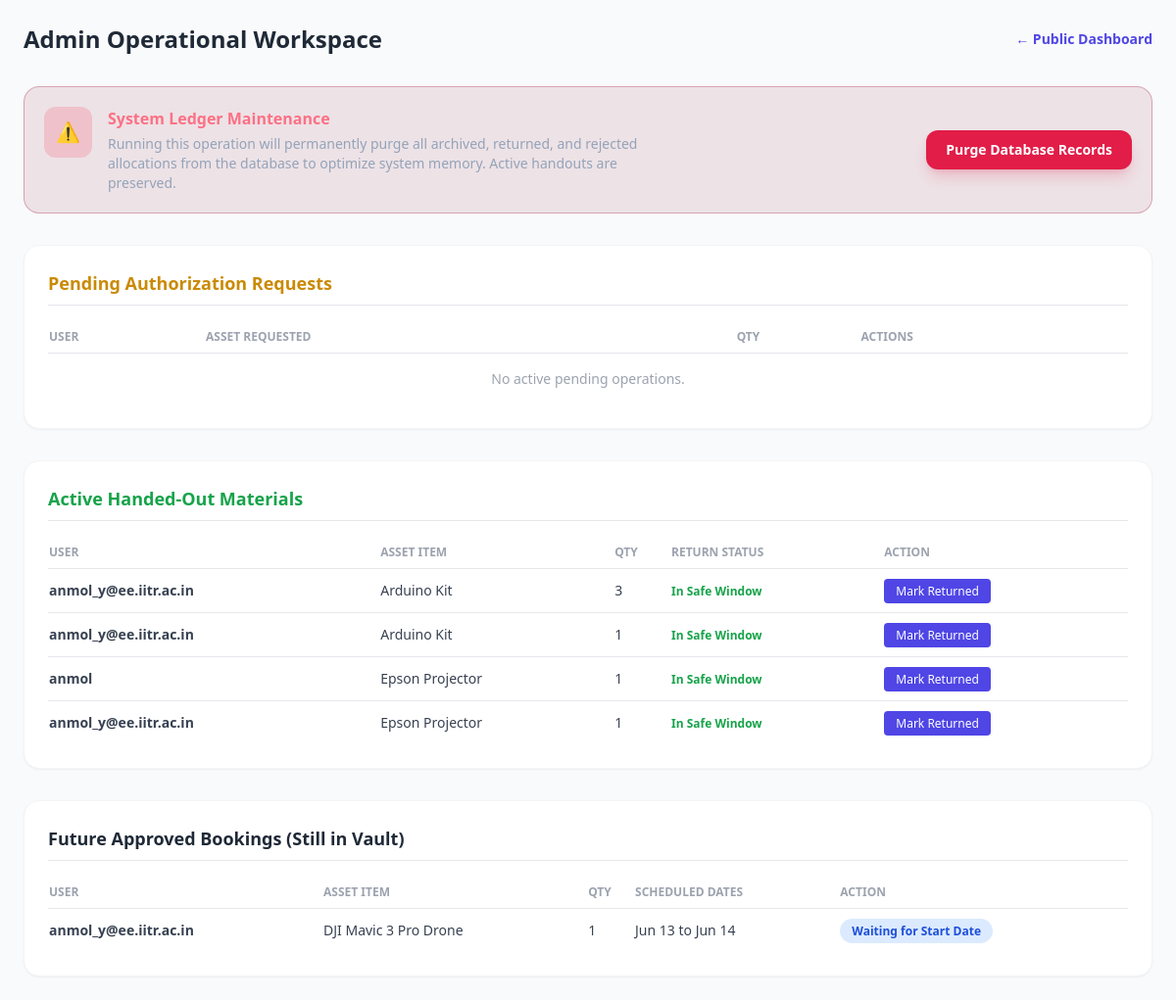
The app's page /manage-requests/ (signed in), older data.
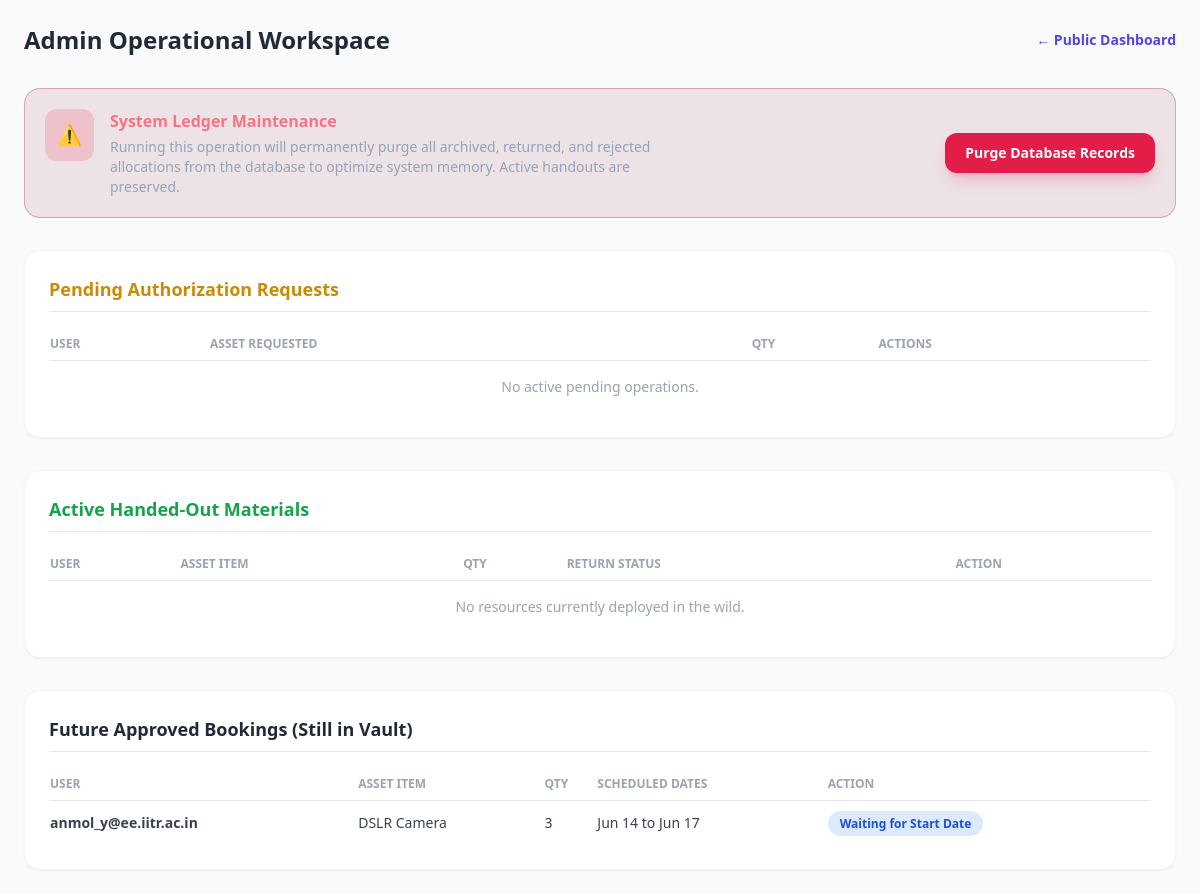
The same page, newer data.
### core/models.py (models this page shows, shortened)
class Booking(models.Model):
    STATUS_CHOICES = [
        ('Pending', 'Pending'),
        ('Approved', 'Approved'),
        ('Rejected', 'Rejected'),
        ('Returned', 'Returned'),
    ]
    user = models.ForeignKey(User, on_delete=models.CASCADE)
    asset = models.ForeignKey(Asset, on_delete=models.CASCADE)
    quantity_requested = models.PositiveIntegerField(default=1)
    start_date = models.DateField()
    end_date = models.DateField()
    status = models.CharField(max_length=20, choices=STATUS_CHOICES, default='Pending')
    created_at = models.DateTimeField(auto_now_add=True)
    @property
    def is_overdue(self):
        return self.status == 'Approved' and self.end_date < timezone.now().date()

class Asset(models.Model):
    STATUS_CHOICES = [
        ('Available', 'Available'),
        ('Maintenance', 'Maintenance'),
        ('Out of Stock', 'Out of Stock'),
    ]
    name = models.CharField(max_length=200)
    category = models.CharField(max_length=100)
    description = models.TextField(blank=True)
    total_quantity = models.PositiveIntegerField(default=1)
    quantity_available = models.PositiveIntegerField(default=1)
    status = models.CharField(max_length=20, choices=STATUS_CHOICES, default='Available')

### core/views.py (the view)
# urls.py: path('manage-requests/', views.admin_workflow, name='admin_workflow'),
@login_required
def admin_workflow(request):
    if not request.user.is_staff:
        messages.error(request, "Unauthorized access.")
        return redirect('dashboard')
    today = timezone.localdate()
    pending_requests = Booking.objects.filter(status='Pending').order_by('-created_at')
    active_handouts = Booking.objects.filter(status='Approved', start_date__lte=today).order_by('-created_at')
    future_bookings = Booking.objects.filter(status='Approved', start_date__gt=today).order_by('start_date')
    context = {
        'pending_requests': pending_requests,
        'active_handouts': active_handouts,
        'future_bookings': future_bookings,
    }
    return render(request, 'core/admin_workflow.html', context)

### core/templates/core/admin_workflow.html (shortened to what the changed rows need)
<!DOCTYPE html>
<html lang="en">
<head>
    <script src="https://cdn.tailwindcss.com"></script>
</head>
<body class="bg-gray-50 p-6">
    <div class="max-w-6xl mx-auto space-y-8">
        <div class="flex justify-between items-center">
            <h2 class="text-2xl font-bold text-gray-800">Admin Operational Workspace</h2>
        </div>
        <div class="bg-white p-6 rounded-2xl shadow-sm border border-gray-100">
            <div class="overflow-x-auto">
                <table class="w-full text-left border-collapse text-sm">
                    <thead><tr class="border-b text-gray-400 font-bold text-xs uppercase"><th class="py-2">User</th><th class="py-2">Asset Requested</th><th class="py-2">Qty</th><th class="py-2">Actions</th></tr></thead>
                </table>
            </div>
        </div>
        <div class="bg-white p-6 rounded-2xl shadow-sm border border-gray-100">
            <div class="overflow-x-auto">
                <table class="w-full text-left border-collapse text-sm">
                    <thead><tr class="border-b text-gray-400 font-bold text-xs uppercase"><th class="py-2">User</th><th class="py-2">Asset Item</th><th class="py-2">Qty</th><th class="py-2">Return Status</th><th class="py-2">Action</th></tr></thead>
                    <tbody class="divide-y text-gray-700">
                        {% for a in active_handouts %}
                        <tr>
                            <td class="py-3 font-semibold">{{ a.user.username }}</td>
                            <td class="py-3">{{ a.asset.name }}</td>
                            <td class="py-3">{{ a.quantity_requested }}</td>
                            <td class="py-3">
                                {% if a.is_overdue %}
                                    <span class="text-red-600 font-bold uppercase text-xs">Overdue Notice</span>
                                {% else %}
                                    <span class="text-green-600 text-xs font-semibold">In Safe Window</span>
                                {% endif %}
                            </td>
                            <td class="py-3">
                                <a href="{% url 'update_booking' a.id 'return' %}" class="bg-indigo-600 text-white px-3 py-1 text-xs rounded hover:bg-indigo-700">Mark Returned</a>
                            </td>
                        </tr>
                        {% empty %}
                        <tr><td colspan="5" class="py-4 text-center text-gray-400">No resources currently deployed in the wild.</td></tr>
                        {% endfor %}
                    </tbody>
                </table>
            </div>
        </div>
        <div class="bg-white p-6 rounded-2xl shadow-sm border border-gray-100">
            <div class="overflow-x-auto">
                <table class="w-full text-left border-collapse text-sm">
                    <thead><tr class="border-b text-gray-400 font-bold text-xs uppercase"><th class="py-2">User</th><th class="py-2">Asset Item</th><th class="py-2">Qty</th><th class="py-2">Scheduled Dates</th><th class="py-2">Action</th></tr></thead>
                    <tbody class="divide-y text-gray-700">
                        {% for f in future_bookings %}
                        <tr>
                            <td class="py-3 font-semibold">{{ f.user.username }}</td>
                            <td class="py-3">{{ f.asset.name }}</td>
                            <td class="py-3">{{ f.quantity_requested }}</td>
                            <td class="py-3">{{ f.start_date|date:"M d" }} to {{ f.end_date|date:"M d" }}</td>
                            <td class="py-3">
                                <span class="bg-blue-100 text-blue-700 px-3 py-1 rounded-full text-xs font-bold">Waiting for Start Date</span>
                            </td>
                        </tr>
                        {% empty %}
                        <tr><td colspan="5" class="py-4 text-center text-gray-400">No future bookings scheduled.</td></tr>
                        {% endfor %}
                    </tbody>
                </table>
            </div>
        </div>
    </div>
</body>
</html>

Row changes from the older to the newer data that the page shows:
removed Booking: user.username "anmol_y@ee.iitr.ac.in", asset.name "Arduino Kit", quantity_requested "3", status "In Safe Window", shown under "Active Handed-Out Materials"
removed Booking: user.username "anmol_y@ee.iitr.ac.in", asset.name "Arduino Kit", quantity_requested "1", status "In Safe Window", shown under "Active Handed-Out Materials"
removed Booking: user.username "anmol", asset.name "Epson Projector", quantity_requested "1", status "In Safe Window", shown under "Active Handed-Out Materials"
removed Booking: user.username "anmol_y@ee.iitr.ac.in", asset.name "Epson Projector", quantity_requested "1", status "In Safe Window", shown under "Active Handed-Out Materials"
removed Booking: user.username "anmol_y@ee.iitr.ac.in", asset.name "DJI Mavic 3 Pro Drone", quantity_requested "1", start_date "Jun 13", end_date "Jun 14", shown under "Future Approved Bookings (Still in Vault)"
added Booking: user.username "anmol_y@ee.iitr.ac.in", asset.name "DSLR Camera", quantity_requested "3", start_date "Jun 14", end_date "Jun 17", shown under "Future Approved Bookings (Still in Vault)"
Text that changed along with them:
text now shown: "No resources currently deployed in the wild."
